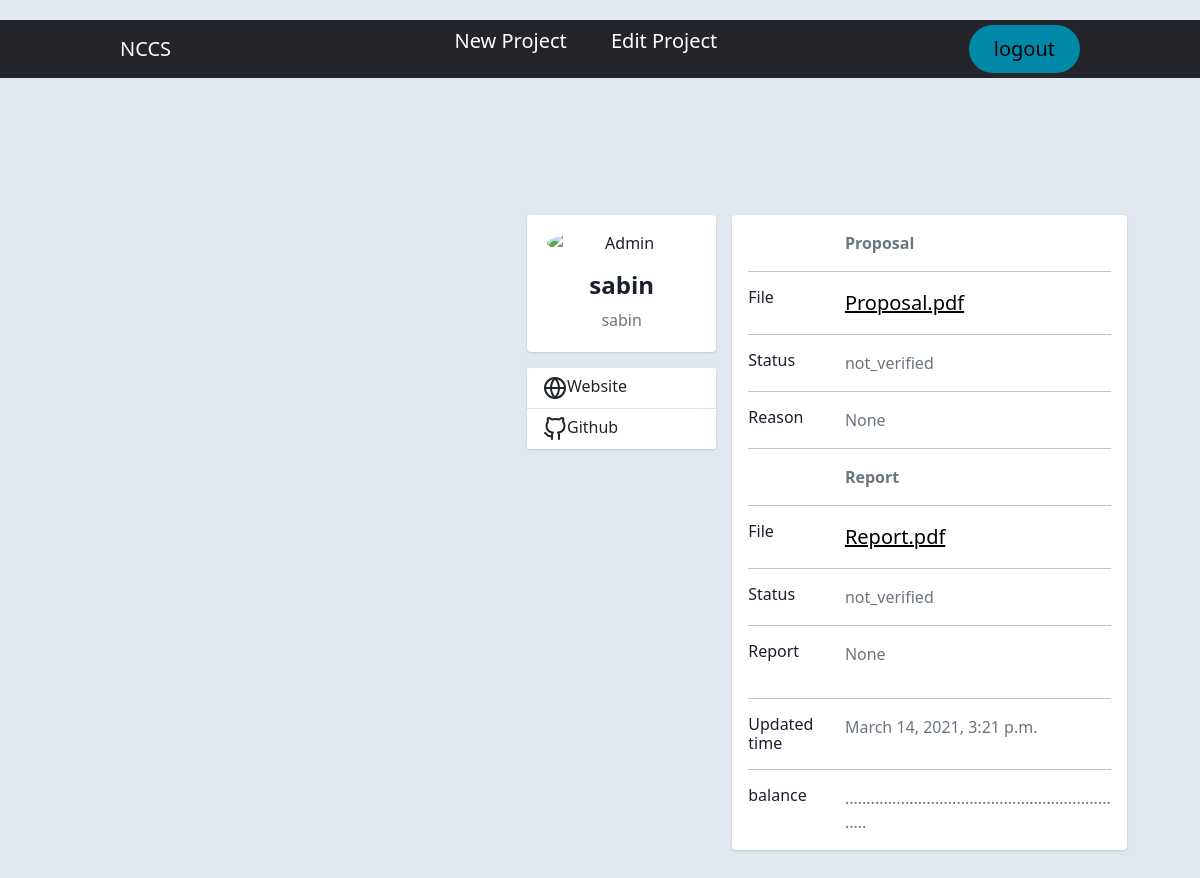
Page /student/home (signed in) on the committed database.
### project/models.py (models this page shows)
class Project(models.Model):
    user = models.OneToOneField(User, on_delete=models.CASCADE,null=True)
    unique_name = models.CharField(max_length=50,null=True)
    proposal_file=models.FileField(blank=True,null=True,upload_to='proposals/')
    proposal_reason=models.TextField(null=True)
    condition= [
    ('selected', 'selected'),
    ('not_selected', 'not_selected'),
    ('not_verified','not_verified'),
    ]
    selected_proposal_condition=models.CharField(max_length=12,choices=condition,default='not_verified' )
    name = models.CharField(max_length=50,null=True)
    git_url = models.URLField(max_length=200,null=True)
    references = models.TextField(null=True)
    tools = models.TextField(null=True)
    updated_date = models.DateTimeField(auto_now_add=True,null=True)
    report_file=models.FileField(blank=True,null=True,upload_to='reports/')
    report_reason=models.TextField(null=True)
    condition= [
    ('selected', 'selected'),
    ('not_selected', 'not_selected'),
    ('not_verified','not_verified'),
    ]
    selected_report_condition=models.CharField(max_length=12,choices=condition,default='not_verified' )

### users/decorators.py (the view)
        def wrapper_func(request, *args , **kwargs):
            print('working',allowed_roles)
            group = None
            if request.user.groups.exists():
                group = request.user.groups.all()[0].name
            if group in allowed_roles:
                return view_func(request, *args , **kwargs)
            else:
                return HttpResponse("you are not authorized to view this page")

### project/views.py (called while the page is built)
@login_required(login_url='loginPage')
@allowed_users(allowed_roles=['Student','Mentors'])
def home(request):
    if request.user.groups.all()[0].name=='Student':
        try:
            student = Project.objects.get(unique_name = request.user.username)
            return render(request,"student/home.html",{'student':student})
        except ObjectDoesNotExist:
            return render(request,"student/home.html")
    else:
        return redirect("/teacher/viewall")

### templates/student/home.html (shortened to what this page needs)
{% extends 'main.html'%}
{% block content %}
<div class="container">
    <div class="main-body">
          <div class="row gutters-sm">
            <div class="col-md-4 mb-3">
              <div class="card">
                <div class="card-body">
                  <div class="d-flex flex-column align-items-center text-center">
                    <img src="https://bootdey.com/img/Content/avatar/avatar7.png" alt="Admin" class="rounded-circle" width="150">
                    <div class="mt-3">
			    <h4><b>{{student.name}}</b></h4>
		      <p class="text-secondary mb-1">{{student.unique_name}}</p>
                    </div>
                  </div> </div>
              </div>
              <div class="card mt-3">
                <ul class="list-group list-group-flush">
                  <li class="list-group-item d-flex justify-content-between align-items-center flex-wrap">
                    <h6 class="mb-0">Website</h6>
                  </li>
                  <li class="list-group-item d-flex justify-content-between align-items-center flex-wrap">
                    <h6 class="mb-0">Github</h6>
                  </li>
                </ul>
              </div>
            </div>
            <div class="col-md-8">
              <div class="card mb-3">
                <div class="card-body">
                  <div class="row">
                    <div class="col-sm-3">
                    </div>
                    <div class="col-sm-9 text-secondary">
			    <b>Proposal</b>
                    </div>
                  </div>
                  <hr>
                  <div class="row">
                    <div class="col-sm-3">
                      <h6 class="mb-0">File</h6>
                    </div>
                    <div class="col-sm-9 text-secondary">
			<a href="/media/{{student.proposal_file}}" target="_blank">    Proposal.pdf</a>
                    </div>
                  </div>
                  <hr>
                  <div class="row">
                    <div class="col-sm-3">
                      <h6 class="mb-0">Status</h6>
                    </div>
                    <div class="col-sm-9 text-secondary">
			 {{student.selected_proposal_condition}}
                    </div>
                  </div>
                  <hr>
                  <div class="row">
                    <div class="col-sm-3">
                      <h6 class="mb-0">Reason</h6>
                    </div>
                    <div class="col-sm-9 text-secondary">
			{{student.proposal_reason}}
                    </div>
                  </div>
                  <hr>
                  <div class="row">
                    <div class="col-sm-3">
                    </div>
                    <div class="col-sm-9 text-secondary">
			    <b>Report</b>
                    </div>
                  </div>
		                    <hr>
                  <div class="row">
                    <div class="col-sm-3">
                      <h6 class="mb-0">File</h6>
                    </div>
                    <div class="col-sm-9 text-secondary">
	<a href="/media/{{student.report_file}}" target="_blank"> Report.pdf</a>
                    </div>
                  </div>
                  <hr>
                  <div class="row">
                    <div class="col-sm-3">
                      <h6 class="mb-0">Status</h6>
                    </div>
                    <div class="col-sm-9 text-secondary">
	 {{student.selected_report_condition}}
                    </div>
                  </div>
		                    <hr>
                  <div class="row">
                    <div class="col-sm-3">
                      <h6 class="mb-0">Report</h6>
                    </div>
                    <div class="col-sm-9 text-secondary">
			    <p> {{student.report_reason}}</p>
                    </div>
                  </div>
		                    <hr>
                  <div class="row">
                    <div class="col-sm-3">
                      <h6 class="mb-0">Updated time</h6>
                    </div>
                    <div class="col-sm-9 text-secondary">
				{{student.updated_date}}
                    </div>
                  </div>
		                    <hr>
                  <div class="row">
                    <div class="col-sm-3">
                      <h6 class="mb-0">balance</h6>
                    </div>
                    <div class="col-sm-9 text-secondary">
				...................................................................
                    </div>
                  </div>
                </div>
              </div>
              </div>
            </div>
          </div>
        </div>
{% endblock%}

### templates/navbar.html (style rules this page uses)
* { box-sizing: border-box; margin: 0; padding:0; }
li,a, button { font-weight: 500; font-size:20px; color:#000; }

### templates/student/home.html (style rules this page uses)
.container { position: absolute; border:1px; left: 500px; width:auto; top: 200px; }
body { margin-top:20px; color: #1a202c; text-align: left; background-color: #e2e8f0; }
.main-body { padding: 15px; }
.card { box-shadow: 0 1px 3px 0 rgba(0,0,0,.1), 0 1px 2px 0 rgba(0,0,0,.06); }
.card { position: relative; display: flex; flex-direction: column; min-width: 0; word-wrap: break-word; background-color: #fff; background-clip: border-box; border: 0 solid rgba(0,0,0,.125); border-radius: .25rem; }
.card-body { flex: 1 1 auto; min-height: 1px; padding: 1rem; }
.gutters-sm { margin-right: -8px; margin-left: -8px; }
.gutters-sm>.col, .gutters-sm>[class*=col-] { padding-right: 8px; padding-left: 8px; }
.mb-3, .my-3 { margin-bottom: 1rem!important; }

### rows in the picture
Project: name "sabin", unique_name "sabin", selected_proposal_condition "not_verified", proposal_reason "None", selected_report_condition "not_verified", report_reason "None", updated_date "March 14, 2021, 3:21 p.m."
